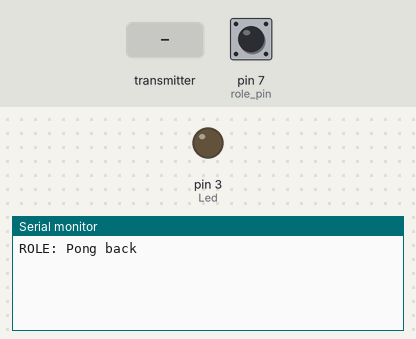
Recording of a sketch running on a simulated Arduino Uno, built with avr-gcc and run on an emulated ATmega328P. On the bench: output pins drawn as LEDs (lit = HIGH), the last lines printed to the serial monitor. The test bench sets the inputs (shaded band); at power-on: pin 7 (role_pin) HIGH. No radio packets arrive unless stated.

Above: at 1.2 s.
1.3 s: the transmitter starts sending got_time = 0
At 1.39 s:
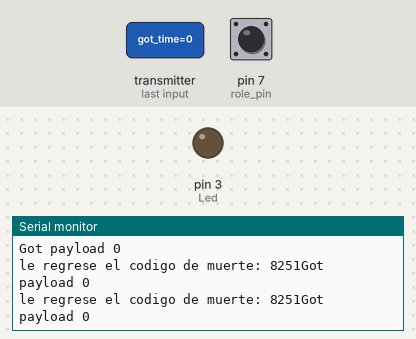
2.8 s: the transmitter starts sending got_time = 256
At 2.93 s:
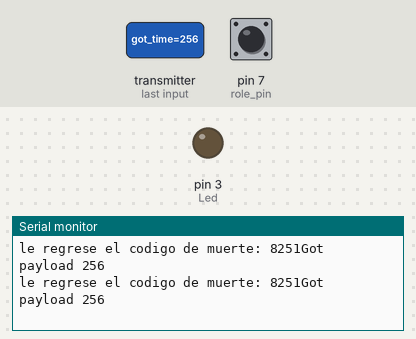
5.8 s: the transmitter starts sending got_time = 1023
At 5.85 s:
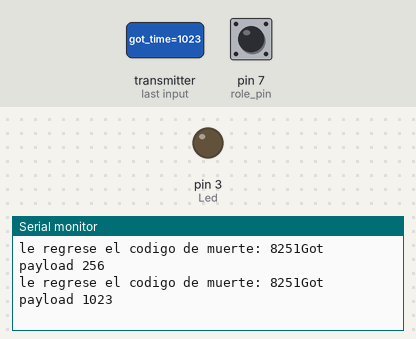
Timing chart, 0 to 8.8 s (numbered marks = the images above; inputs shaded):
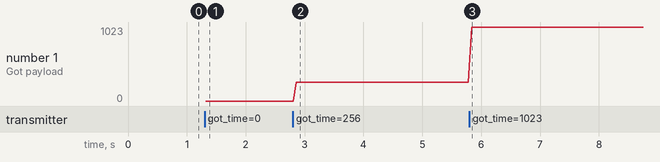

Measured:
- after the input at 1.3 s, the serial monitor: prints a new line at once (image 1)
- after the input at 2.8 s, the serial monitor: prints a new line after 0.06 s (image 2)
- after the input at 5.8 s, the serial monitor: prints a new line at once (image 3)
- plotted number 1: 0 → 256 after the input at 2.8 s, 256 → 1023 after the input at 5.8 s

The sketch:

pinpar_receiver_v2.ino
```cpp
#include <SPI.h>
#include "nRF24L01.h"
#include "RF24.h"

RF24 radio(10,9);

const int role_pin = 7;
const int PushButton = 6;
const int Led = 3;
const uint64_t pipes[2] = { 0xF0F0F0F0E1LL, 0xF0F0F0F0D2LL };
typedef enum { role_ping_out = 1, role_pong_back } role_e;
const char* role_friendly_name[] = { "invalid", "Ping out", "Pong back"};
role_e role;

/////////////////////////////// SETUP ///////////////////////
void setup(void)
{
   pinMode(role_pin, INPUT);
   pinMode(Led, OUTPUT);
   pinMode(PushButton,INPUT_PULLUP);
  digitalWrite(role_pin,HIGH);
  delay(20); // Just to get a solid reading on the role pin
  if ( ! digitalRead(role_pin) )
    role = role_ping_out;
  else
    role = role_pong_back;
  Serial.begin(9600);
  Serial.print("ROLE: ");
  Serial.println(role_friendly_name[role]);
  radio.begin();
  radio.setRetries(15,15);
  radio.setPayloadSize(8);

  if ( role == role_ping_out )
  {
    radio.openWritingPipe(pipes[0]);
    radio.openReadingPipe(1,pipes[1]);
  }
  else
  {
    radio.openWritingPipe(pipes[1]);
    radio.openReadingPipe(1,pipes[0]);
 }

  radio.startListening();
  radio.printDetails();
}
/////////////////////// Loop ////////////////////////////////

void loop(void)
{
////  role_ping_out//////////////////


  if (role == role_ping_out)
  {
    // First, stop listening so we can talk.
    radio.stopListening();
    // Take the time, and send it.  This will block until complete
    unsigned long counter = 8251;
    Serial.print("Now sending ");
    Serial.println(counter);
    bool ok = radio.write( &counter, sizeof(unsigned long) );

    if (ok)
    {
      Serial.print("mande esto ");
      Serial.print(counter);
    }

    radio.startListening();

    // Wait here until we get a response, or timeout (250ms)
    unsigned long started_waiting_at = millis();
    bool timeout = false;
    while ( ! radio.available() && ! timeout )
    {
      if (millis() - started_waiting_at > 2000 )
        timeout = true;
    }
    if ( timeout )
    {
      Serial.print("Failed, response timed out.");
    }
    else
    {
      unsigned long got_time;
      radio.read( &got_time, sizeof(unsigned long) );
      Serial.print(" what i heard is ");
      Serial.println(got_time);
    }
    delay(1000);
  } // end of role_ping_out


 // Pong back role.  Receive each packet, dump it out, and send it back
  if ( role == role_pong_back )
  {
    // if there is data ready
    if ( radio.available() )
    {
      unsigned long got_time;
      bool done = false;
      while (!done)
      {
        // Fetch the payload, and see if this was the last one.
        done = radio.read( &got_time, sizeof(unsigned long) );
        Serial.print("Got payload ");
        Serial.println(got_time);
        delay(20);
      }

      radio.stopListening();
      int deathcode = 8251;

      // Send the final one back.
      radio.write( &deathcode, sizeof(int) );
      Serial.print("le regrese el codigo de muerte: ");
      Serial.print(deathcode);
      radio.startListening();
    }
  } // end of role_pong_back


} // end of loop
```
